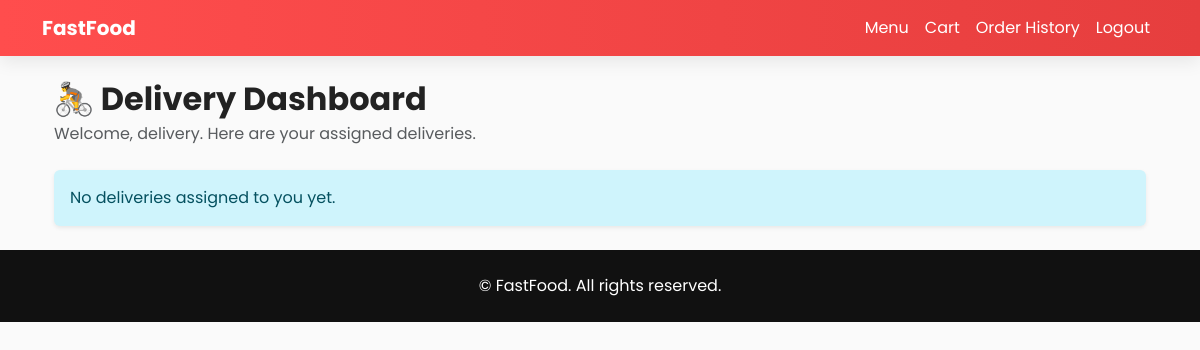
The page /delivery-dashboard/ (signed in) on the database as committed earlier.
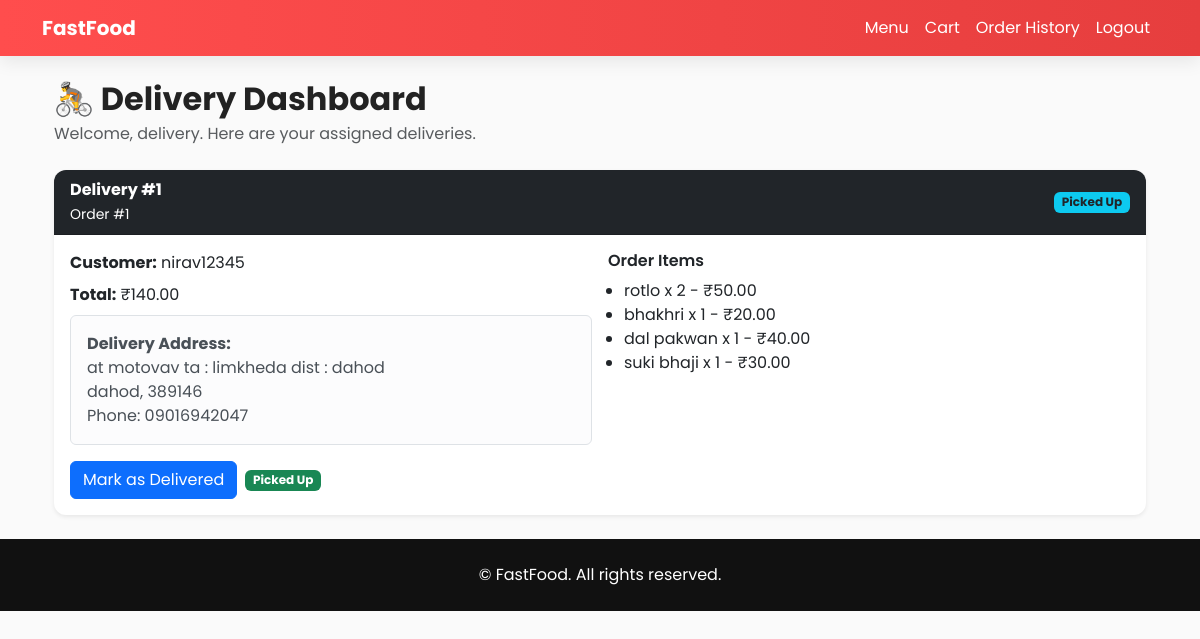
The same page on the database as committed later.
### food_app/models.py (models this page shows, shortened)
class Delivery(models.Model):
    STATUS_CHOICES = [
        ('pending', 'Pending Assignment'),
        ('assigned', 'Assigned'),
        ('picked_up', 'Picked Up'),
        ('in_transit', 'In Transit'),
        ('delivered', 'Delivered'),
        ('cancelled', 'Cancelled'),
    ]
    order = models.OneToOneField(Order, on_delete=models.CASCADE, related_name="delivery")
    delivery_person = models.ForeignKey(DeliveryPerson, on_delete=models.SET_NULL, null=True, blank=True, related_name="deliveries")
    status = models.CharField(max_length=20, choices=STATUS_CHOICES, default='pending')
    estimated_delivery_time = models.DateTimeField(blank=True, null=True)
    actual_delivery_time = models.DateTimeField(blank=True, null=True)
    created_at = models.DateTimeField(default=timezone.now)
    updated_at = models.DateTimeField(auto_now=True)
    class Meta:
        verbose_name_plural = "Deliveries"

class Order(models.Model):
    user = models.ForeignKey(User, on_delete=models.CASCADE)
    cart = models.ForeignKey(Cart, on_delete=models.SET_NULL, null=True, blank=True)
    total = models.DecimalField(max_digits=10, decimal_places=2)
    created_at = models.DateTimeField(default=timezone.now)
    status = models.CharField(max_length=20, default="Pending")
    delivery_address = models.ForeignKey(DeliveryAddress, on_delete=models.SET_NULL, null=True, blank=True)

class DeliveryAddress(models.Model):
    user = models.ForeignKey(User, on_delete=models.CASCADE, related_name="delivery_addresses")
    street_address = models.CharField(max_length=255)
    city = models.CharField(max_length=100)
    postal_code = models.CharField(max_length=20)
    phone = models.CharField(max_length=20)
    latitude = models.FloatField(blank=True, null=True)
    longitude = models.FloatField(blank=True, null=True)
    is_default = models.BooleanField(default=False)
    created_at = models.DateTimeField(default=timezone.now)
    class Meta:
        verbose_name_plural = "Delivery Addresses"

class OrderItem(models.Model):
    order = models.ForeignKey(Order, on_delete=models.CASCADE, related_name="items")
    product = models.ForeignKey(Product, on_delete=models.SET_NULL, null=True)
    quantity = models.PositiveIntegerField()
    price = models.DecimalField(max_digits=10, decimal_places=2)
    @property
    def subtotal(self):
        return self.quantity * self.price

class Product(models.Model):
    category = models.ForeignKey(Category, on_delete=models.CASCADE, related_name="products")
    name = models.CharField(max_length=255)
    description = models.TextField(blank=True)
    price = models.DecimalField(max_digits=10, decimal_places=2)
    image = models.ImageField(upload_to='products/', blank=True, null=True)
    available = models.BooleanField(default=True)

### food_app/views.py (the view)
# urls.py: path("delivery-dashboard/", views.delivery_dashboard, name="delivery_dashboard"),
@login_required
def delivery_dashboard(request):
    if request.user.userprofile.role != "delivery":
        messages.error(request, "Access Denied!")
        return redirect("home")
    delivery_person = DeliveryPerson.objects.filter(user=request.user).first()
    assigned_deliveries = []
    if delivery_person:
        assigned_deliveries = Delivery.objects.select_related("order__user", "order__delivery_address").filter(delivery_person=delivery_person).order_by("-created_at")
    return render(request, "food_app/delivery_dashboard.html", {
        "assigned_deliveries": assigned_deliveries,
    })

### food_app/templates/food_app/delivery_dashboard.html (shortened to what this page needs)
{% extends "food_app/base.html" %}
{% block content %}
<div class="container mt-4">
    <div class="d-flex justify-content-between align-items-center mb-4">
        <div>
            <h2 class="fw-bold mb-1">🚴 Delivery Dashboard</h2>
            <p class="text-muted mb-0">Welcome, {{ request.user.username }}. Here are your assigned deliveries.</p>
        </div>
    </div>
    {% if assigned_deliveries %}
        {% for delivery in assigned_deliveries %}
        <div class="card border-0 shadow-sm mb-4">
            <div class="card-header bg-dark text-white d-flex justify-content-between align-items-center">
                <div>
                    <strong>Delivery #{{ delivery.id }}</strong><br>
                    <small>Order #{{ delivery.order.id }}</small>
                </div>
                <span class="badge bg-info text-dark">{{ delivery.get_status_display }}</span>
            </div>
            <div class="card-body">
                <div class="row g-3">
                    <div class="col-md-6">
                        <p class="mb-2"><strong>Customer:</strong> {{ delivery.order.user.username }}</p>
                        <p class="mb-2"><strong>Total:</strong> ₹{{ delivery.order.total }}</p>
                        <div class="alert alert-light border mb-0">
                            <strong>Delivery Address:</strong><br>
                            {% if delivery.order.delivery_address %}
                                {{ delivery.order.delivery_address.street_address }}<br>
                                {{ delivery.order.delivery_address.city }}, {{ delivery.order.delivery_address.postal_code }}<br>
                                Phone: {{ delivery.order.delivery_address.phone }}
                            {% else %}
                                N/A
                            {% endif %}
                        </div>
                    </div>
                    <div class="col-md-6">
                        <h6 class="fw-semibold">Order Items</h6>
                        <ul class="mb-0 ps-3">
                            {% for item in delivery.order.items.all %}
                                <li>{{ item.product.name }} x {{ item.quantity }} - ₹{{ item.subtotal }}</li>
                            {% empty %}
                                <li>No items</li>
                            {% endfor %}
                        </ul>
                    </div>
                </div>
                <div class="mt-3 d-flex gap-2 flex-wrap align-items-center">
                    {% if delivery.status == 'assigned' %}
                        <form class="accept-delivery-form d-inline" method="post" action="{% url 'accept_delivery' delivery.id %}">
                            {% csrf_token %}
                            <button type="submit" class="btn btn-success">Accept Delivery</button>
                        </form>
                    {% elif delivery.status == 'picked_up' or delivery.status == 'in_transit' %}
                        <form class="deliver-delivery-form d-inline" method="post" action="{% url 'mark_delivery_delivered' delivery.id %}">
                            <button type="submit" class="btn btn-primary">Mark as Delivered</button>
                        </form>
                    {% endif %}
                    <span class="badge bg-success">{{ delivery.get_status_display }}</span>
                </div>
            </div>
        </div>
        {% endfor %}
    {% else %}
        <div class="alert alert-info shadow-sm border-0">
            <p class="mb-0">No deliveries assigned to you yet.</p>
        </div>
    {% endif %}
</div>
{% endblock %}

Rows that differ between the two databases and show on the page:
now on this page (row edited): Delivery: id "1", order.id "1", status "Picked Up", order.user.username "nirav12345", order.total "140.00", order.delivery_address.street_address "at motovav ta : limkheda dist : dahod", order.delivery_address.city "dahod", order.delivery_address.postal_code "389146", order.delivery_address.phone "09016942047", shows "Mark as Delivered"
now on this page (row unchanged): OrderItem: product.name "rotlo", quantity "2", subtotal "50.00"
now on this page (row unchanged): OrderItem: product.name "bhakhri", quantity "1", subtotal "20.00"
now on this page (row unchanged): OrderItem: product.name "dal pakwan", quantity "1", subtotal "40.00"
now on this page (row unchanged): OrderItem: product.name "suki bhaji", quantity "1", subtotal "30.00"
Other text that changed with them:
text no longer shown: "No deliveries assigned to you yet."
